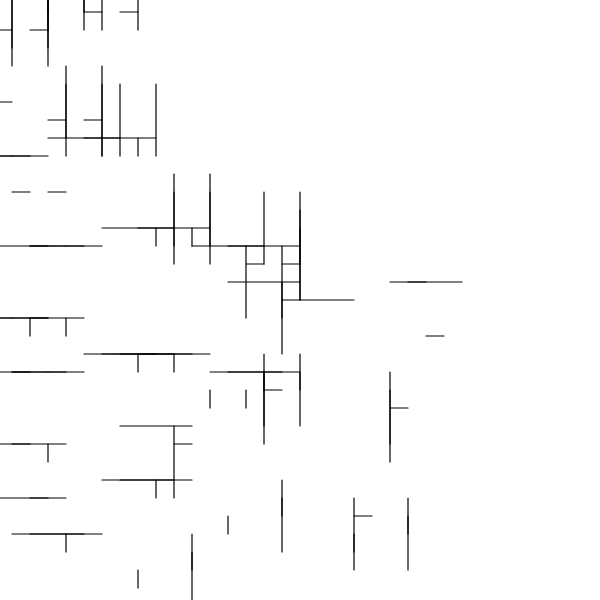
Frame 1 (no input)
Frame 60 (no input): identical to frame 1, image omitted
Frame 120 (the mouse pressed at the canvas centre since frame 60): identical to frame 1, image omitted

The p5.js sketch that drew this single still picture (run headless with seeded random() and noise() and a simulated clock; from frame 60 on, the mouse is pressed at the canvas centre):

// p5.js sketch
// ── sketch.js
let premise = 'F';
  let rules = {
    F: 'D-Ffffff+[DFfffF]',
  }
let bigRule;


let length = 60;
let angle = 90;

function setup() {
  createCanvas(600, 600);
  angleMode(DEGREES);
  bigRule = resolveRules(premise, rules, 3);
  print(bigRule);
  
}

function draw() {
  background('white');
  stroke('black');
  strokeWeight(4);
  translate(width / 2, height / 2);
  rotate(-90);
  scale(0.3);

  drawShape(bigRule);
   // angle += 1;
  // length += 0.1;
}

function resolveRules(startRule, rules, depth) {
  let endRule = '';
  for (let currentLetter of startRule) {
    if (currentLetter in rules) {
      endRule += rules[currentLetter];
    } else {
      endRule += currentLetter;
    }
  }
  if (depth >= 1) {
    endRule = resolveRules(endRule, rules, depth - 1);
  }
  return endRule;
}


function drawShape(rule)  {
  for (let c of rule) {
    if (c === 'F') {
      line(0, 0, length, 0);
      translate(length, 0);
    } else if (c === 'D') {
      line(0, 0, length * 4, 0);
      translate(length, 0);
    } else if (c === 'f') {
      translate(0, length, 0);
    } else if (c === '+') {
      rotate(angle);
    } else if (c === '-') {
      rotate(-angle);
    } else if (c === '[') {
      push();
    } else if (c === ']') {
      pop();
    } else if (c === '>') {
      scale(1.2);
    } else if (c === '<') {
      scale(0.8);
   
    }
  }
}
